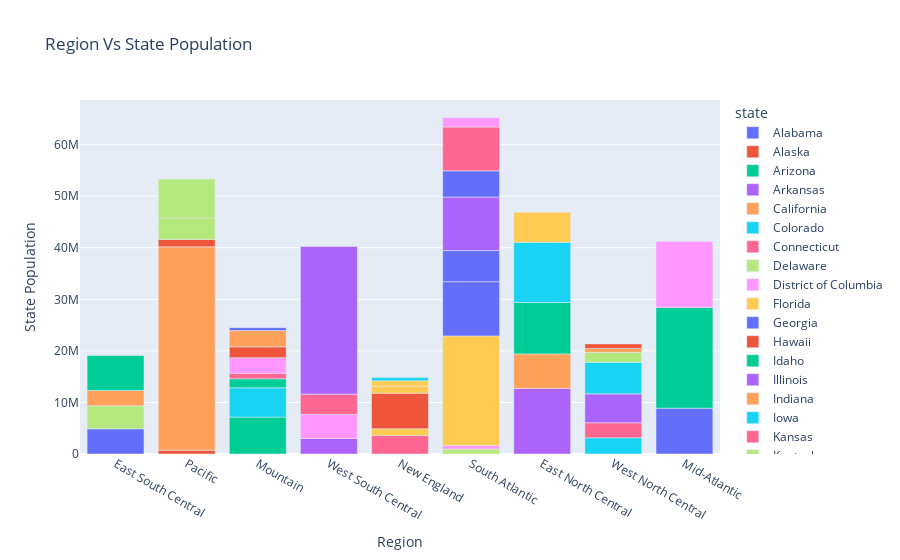

The code cell stored with this chart in its notebook:
### Code cell
fig = px.bar(homelessness, x='region', y='state_pop', color='state', title="Region Vs State Population")
fig.update_layout(xaxis_title = 'Region', yaxis_title = 'State Population')
fig.show()

### Figure 1 — Plotly figure (JSON) as saved in the notebook; plotly's stock layout.template omitted (floating-point values rounded to 4 significant figures)
{"data": [{"alignmentgroup": "True", "hovertemplate": "state=Alabama<br>region=%{x}<br>state_pop=%{y}<extra></extra>", "legendgroup": "Alabama", "marker": {"color": "#636efa", "pattern": {"shape": ""}}, "name": "Alabama", "offsetgroup": "Alabama", "orientation": "v", "showlegend": true, "textposition": "auto", "type": "bar", "x": ["East South Central"], "xaxis": "x", "y": [4887681], "yaxis": "y"}, {"alignmentgroup": "True", "hovertemplate": "state=Alaska<br>region=%{x}<br>state_pop=%{y}<extra></extra>", "legendgroup": "Alaska", "marker": {"color": "#EF553B", "pattern": {"shape": ""}}, "name": "Alaska", "offsetgroup": "Alaska", "orientation": "v", "showlegend": true, "textposition": "auto", "type": "bar", "x": ["Pacific"], "xaxis": "x", "y": [735139], "yaxis": "y"}, {"alignmentgroup": "True", "hovertemplate": "state=Arizona<br>region=%{x}<br>state_pop=%{y}<extra></extra>", "legendgroup": "Arizona", "marker": {"color": "#00cc96", "pattern": {"shape": ""}}, "name": "Arizona", "offsetgroup": "Arizona", "orientation": "v", "showlegend": true, "textposition": "auto", "type": "bar", "x": ["Mountain"], "xaxis": "x", "y": [7158024], "yaxis": "y"}, {"alignmentgroup": "True", "hovertemplate": "state=Arkansas<br>region=%{x}<br>state_pop=%{y}<extra></extra>", "legendgroup": "Arkansas", "marker": {"color": "#ab63fa", "pattern": {"shape": ""}}, "name": "Arkansas", "offsetgroup": "Arkansas", "orientation": "v", "showlegend": true, "textposition": "auto", "type": "bar", "x": ["West South Central"], "xaxis": "x", "y": [3009733], "yaxis": "y"}, {"alignmentgroup": "True", "hovertemplate": "state=California<br>region=%{x}<br>state_pop=%{y}<extra></extra>", "legendgroup": "California", "marker": {"color": "#FFA15A", "pattern": {"shape": ""}}, "name": "California", "offsetgroup": "California", "orientation": "v", "showlegend": true, "textposition": "auto", "type": "bar", "x": ["Pacific"], "xaxis": "x", "y": [39461588], "yaxis": "y"}, {"alignmentgroup": "True", "hovertemplate": "state=Colorado<br>region=%{x}<br>state_pop=%{y}<extra></extra>", "legendgroup": "Colorado", "marker": {"color": "#19d3f3", "pattern": {"shape": ""}}, "name": "Colorado", "offsetgroup": "Colorado", "orientation": "v", "showlegend": true, "textposition": "auto", "type": "bar", "x": ["Mountain"], "xaxis": "x", "y": [5691287], "yaxis": "y"}, {"alignmentgroup": "True", "hovertemplate": "state=Connecticut<br>region=%{x}<br>state_pop=%{y}<extra></extra>", "legendgroup": "Connecticut", "marker": {"color": "#FF6692", "pattern": {"shape": ""}}, "name": "Connecticut", "offsetgroup": "Connecticut", "orientation": "v", "showlegend": true, "textposition": "auto", "type": "bar", "x": ["New England"], "xaxis": "x", "y": [3571520], "yaxis": "y"}, {"alignmentgroup": "True", "hovertemplate": "state=Delaware<br>region=%{x}<br>state_pop=%{y}<extra></extra>", "legendgroup": "Delaware", "marker": {"color": "#B6E880", "pattern": {"shape": ""}}, "name": "Delaware", "offsetgroup": "Delaware", "orientation": "v", "showlegend": true, "textposition": "auto", "type": "bar", "x": ["South Atlantic"], "xaxis": "x", "y": [965479], "yaxis": "y"}, {"alignmentgroup": "True", "hovertemplate": "state=District of Columbia<br>region=%{x}<br>state_pop=%{y}<extra></extra>", "legendgroup": "District of Columbia", "marker": {"color": "#FF97FF", "pattern": {"shape": ""}}, "name": "District of Columbia", "offsetgroup": "District of Columbia", "orientation": "v", "showlegend": true, "textposition": "auto", "type": "bar", "x": ["South Atlantic"], "xaxis": "x", "y": [701547], "yaxis": "y"}, {"alignmentgroup": "True", "hovertemplate": "state=Florida<br>region=%{x}<br>state_pop=%{y}<extra></extra>", "legendgroup": "Florida", "marker": {"color": "#FECB52", "pattern": {"shape": ""}}, "name": "Florida", "offsetgroup": "Florida", "orientation": "v", "showlegend": true, "textposition": "auto", "type": "bar", "x": ["South Atlantic"], "xaxis": "x", "y": [21244317], "yaxis": "y"}, {"alignmentgroup": "True", "hovertemplate": "state=Georgia<br>region=%{x}<br>state_pop=%{y}<extra></extra>", "legendgroup": "Georgia", "marker": {"color": "#636efa", "pattern": {"shape": ""}}, "name": "Georgia", "offsetgroup": "Georgia", "orientation": "v", "showlegend": true, "textposition": "auto", "type": "bar", "x": ["South Atlantic"], "xaxis": "x", "y": [10511131], "yaxis": "y"}, {"alignmentgroup": "True", "hovertemplate": "state=Hawaii<br>region=%{x}<br>state_pop=%{y}<extra></extra>", "legendgroup": "Hawaii", "marker": {"color": "#EF553B", "pattern": {"shape": ""}}, "name": "Hawaii", "offsetgroup": "Hawaii", "orientation": "v", "showlegend": true, "textposition": "auto", "type": "bar", "x": ["Pacific"], "xaxis": "x", "y": [1420593], "yaxis": "y"}, {"alignmentgroup": "True", "hovertemplate": "state=Idaho<br>region=%{x}<br>state_pop=%{y}<extra></extra>", "legendgroup": "Idaho", "marker": {"color": "#00cc96", "pattern": {"shape": ""}}, "name": "Idaho", "offsetgroup": "Idaho", "orientation": "v", "showlegend": true, "textposition": "auto", "type": "bar", "x": ["Mountain"], "xaxis": "x", "y": [1750536], "yaxis": "y"}, {"alignmentgroup": "True", "hovertemplate": "state=Illinois<br>region=%{x}<br>state_pop=%{y}<extra></extra>", "legendgroup": "Illinois", "marker": {"color": "#ab63fa", "pattern": {"shape": ""}}, "name": "Illinois", "offsetgroup": "Illinois", "orientation": "v", "showlegend": true, "textposition": "auto", "type": "bar", "x": ["East North Central"], "xaxis": "x", "y": [12723071], "yaxis": "y"}, {"alignmentgroup": "True", "hovertemplate": "state=Indiana<br>region=%{x}<br>state_pop=%{y}<extra></extra>", "legendgroup": "Indiana", "marker": {"color": "#FFA15A", "pattern": {"shape": ""}}, "name": "Indiana", "offsetgroup": "Indiana", "orientation": "v", "showlegend": true, "textposition": "auto", "type": "bar", "x": ["East North Central"], "xaxis": "x", "y": [6695497], "yaxis": "y"}, {"alignmentgroup": "True", "hovertemplate": "state=Iowa<br>region=%{x}<br>state_pop=%{y}<extra></extra>", "legendgroup": "Iowa", "marker": {"color": "#19d3f3", "pattern": {"shape": ""}}, "name": "Iowa", "offsetgroup": "Iowa", "orientation": "v", "showlegend": true, "textposition": "auto", "type": "bar", "x": ["West North Central"], "xaxis": "x", "y": [3148618], "yaxis": "y"}, {"alignmentgroup": "True", "hovertemplate": "state=Kansas<br>region=%{x}<br>state_pop=%{y}<extra></extra>", "legendgroup": "Kansas", "marker": {"color": "#FF6692", "pattern": {"shape": ""}}, "name": "Kansas", "offsetgroup": "Kansas", "orientation": "v", "showlegend": true, "textposition": "auto", "type": "bar", "x": ["West North Central"], "xaxis": "x", "y": [2911359], "yaxis": "y"}, {"alignmentgroup": "True", "hovertemplate": "state=Kentucky<br>region=%{x}<br>state_pop=%{y}<extra></extra>", "legendgroup": "Kentucky", "marker": {"color": "#B6E880", "pattern": {"shape": ""}}, "name": "Kentucky", "offsetgroup": "Kentucky", "orientation": "v", "showlegend": true, "textposition": "auto", "type": "bar", "x": ["East South Central"], "xaxis": "x", "y": [4461153], "yaxis": "y"}, {"alignmentgroup": "True", "hovertemplate": "state=Louisiana<br>region=%{x}<br>state_pop=%{y}<extra></extra>", "legendgroup": "Louisiana", "marker": {"color": "#FF97FF", "pattern": {"shape": ""}}, "name": "Louisiana", "offsetgroup": "Louisiana", "orientation": "v", "showlegend": true, "textposition": "auto", "type": "bar", "x": ["West South Central"], "xaxis": "x", "y": [4659690], "yaxis": "y"}, {"alignmentgroup": "True", "hovertemplate": "state=Maine<br>region=%{x}<br>state_pop=%{y}<extra></extra>", "legendgroup": "Maine", "marker": {"color": "#FECB52", "pattern": {"shape": ""}}, "name": "Maine", "offsetgroup": "Maine", "orientation": "v", "showlegend": true, "textposition": "auto", "type": "bar", "x": ["New England"], "xaxis": "x", "y": [1339057], "yaxis": "y"}, {"alignmentgroup": "True", "hovertemplate": "state=Maryland<br>region=%{x}<br>state_pop=%{y}<extra></extra>", "legendgroup": "Maryland", "marker": {"color": "#636efa", "pattern": {"shape": ""}}, "name": "Maryland", "offsetgroup": "Maryland", "orientation": "v", "showlegend": true, "textposition": "auto", "type": "bar", "x": ["South Atlantic"], "xaxis": "x", "y": [6035802], "yaxis": "y"}, {"alignmentgroup": "True", "hovertemplate": "state=Massachusetts<br>region=%{x}<br>state_pop=%{y}<extra></extra>", "legendgroup": "Massachusetts", "marker": {"color": "#EF553B", "pattern": {"shape": ""}}, "name": "Massachusetts", "offsetgroup": "Massachusetts", "orientation": "v", "showlegend": true, "textposition": "auto", "type": "bar", "x": ["New England"], "xaxis": "x", "y": [6882635], "yaxis": "y"}, {"alignmentgroup": "True", "hovertemplate": "state=Michigan<br>region=%{x}<br>state_pop=%{y}<extra></extra>", "legendgroup": "Michigan", "marker": {"color": "#00cc96", "pattern": {"shape": ""}}, "name": "Michigan", "offsetgroup": "Michigan", "orientation": "v", "showlegend": true, "textposition": "auto", "type": "bar", "x": ["East North Central"], "xaxis": "x", "y": [9984072], "yaxis": "y"}, {"alignmentgroup": "True", "hovertemplate": "state=Minnesota<br>region=%{x}<br>state_pop=%{y}<extra></extra>", "legendgroup": "Minnesota", "marker": {"color": "#ab63fa", "pattern": {"shape": ""}}, "name": "Minnesota", "offsetgroup": "Minnesota", "orientation": "v", "showlegend": true, "textposition": "auto", "type": "bar", "x": ["West North Central"], "xaxis": "x", "y": [5606249], "yaxis": "y"}, {"alignmentgroup": "True", "hovertemplate": "state=Mississippi<br>region=%{x}<br>state_pop=%{y}<extra></extra>", "legendgroup": "Mississippi", "marker": {"color": "#FFA15A", "pattern": {"shape": ""}}, "name": "Mississippi", "offsetgroup": "Mississippi", "orientation": "v", "showlegend": true, "textposition": "auto", "type": "bar", "x": ["East South Central"], "xaxis": "x", "y": [2981020], "yaxis": "y"}, {"alignmentgroup": "True", "hovertemplate": "state=Missouri<br>region=%{x}<br>state_pop=%{y}<extra></extra>", "legendgroup": "Missouri", "marker": {"color": "#19d3f3", "pattern": {"shape": ""}}, "name": "Missouri", "offsetgroup": "Missouri", "orientation": "v", "showlegend": true, "textposition": "auto", "type": "bar", "x": ["West North Central"], "xaxis": "x", "y": [6121623], "yaxis": "y"}, {"alignmentgroup": "True", "hovertemplate": "state=Montana<br>region=%{x}<br>state_pop=%{y}<extra></extra>", "legendgroup": "Montana", "marker": {"color": "#FF6692", "pattern": {"shape": ""}}, "name": "Montana", "offsetgroup": "Montana", "orientation": "v", "showlegend": true, "textposition": "auto", "type": "bar", "x": ["Mountain"], "xaxis": "x", "y": [1060665], "yaxis": "y"}, {"alignmentgroup": "True", "hovertemplate": "state=Nebraska<br>region=%{x}<br>state_pop=%{y}<extra></extra>", "legendgroup": "Nebraska", "marker": {"color": "#B6E880", "pattern": {"shape": ""}}, "name": "Nebraska", "offsetgroup": "Nebraska", "orientation": "v", "showlegend": true, "textposition": "auto", "type": "bar", "x": ["West North Central"], "xaxis": "x", "y": [1925614], "yaxis": "y"}, {"alignmentgroup": "True", "hovertemplate": "state=Nevada<br>region=%{x}<br>state_pop=%{y}<extra></extra>", "legendgroup": "Nevada", "marker": {"color": "#FF97FF", "pattern": {"shape": ""}}, "name": "Nevada", "offsetgroup": "Nevada", "orientation": "v", "showlegend": true, "textposition": "auto", "type": "bar", "x": ["Mountain"], "xaxis": "x", "y": [3027341], "yaxis": "y"}, {"alignmentgroup": "True", "hovertemplate": "state=New Hampshire<br>region=%{x}<br>state_pop=%{y}<extra></extra>", "legendgroup": "New Hampshire", "marker": {"color": "#FECB52", "pattern": {"shape": ""}}, "name": "New Hampshire", "offsetgroup": "New Hampshire", "orientation": "v", "showlegend": true, "textposition": "auto", "type": "bar", "x": ["New England"], "xaxis": "x", "y": [1353465], "yaxis": "y"}, {"alignmentgroup": "True", "hovertemplate": "state=New Jersey<br>region=%{x}<br>state_pop=%{y}<extra></extra>", "legendgroup": "New Jersey", "marker": {"color": "#636efa", "pattern": {"shape": ""}}, "name": "New Jersey", "offsetgroup": "New Jersey", "orientation": "v", "showlegend": true, "textposition": "auto", "type": "bar", "x": ["Mid-Atlantic"], "xaxis": "x", "y": [8886025], "yaxis": "y"}, {"alignmentgroup": "True", "hovertemplate": "state=New Mexico<br>region=%{x}<br>state_pop=%{y}<extra></extra>", "legendgroup": "New Mexico", "marker": {"color": "#EF553B", "pattern": {"shape": ""}}, "name": "New Mexico", "offsetgroup": "New Mexico", "orientation": "v", "showlegend": true, "textposition": "auto", "type": "bar", "x": ["Mountain"], "xaxis": "x", "y": [2092741], "yaxis": "y"}, {"alignmentgroup": "True", "hovertemplate": "state=New York<br>region=%{x}<br>state_pop=%{y}<extra></extra>", "legendgroup": "New York", "marker": {"color": "#00cc96", "pattern": {"shape": ""}}, "name": "New York", "offsetgroup": "New York", "orientation": "v", "showlegend": true, "textposition": "auto", "type": "bar", "x": ["Mid-Atlantic"], "xaxis": "x", "y": [19530351], "yaxis": "y"}, {"alignmentgroup": "True", "hovertemplate": "state=North Carolina<br>region=%{x}<br>state_pop=%{y}<extra></extra>", "legendgroup": "North Carolina", "marker": {"color": "#ab63fa", "pattern": {"shape": ""}}, "name": "North Carolina", "offsetgroup": "North Carolina", "orientation": "v", "showlegend": true, "textposition": "auto", "type": "bar", "x": ["South Atlantic"], "xaxis": "x", "y": [10381615], "yaxis": "y"}, {"alignmentgroup": "True", "hovertemplate": "state=North Dakota<br>region=%{x}<br>state_pop=%{y}<extra></extra>", "legendgroup": "North Dakota", "marker": {"color": "#FFA15A", "pattern": {"shape": ""}}, "name": "North Dakota", "offsetgroup": "North Dakota", "orientation": "v", "showlegend": true, "textposition": "auto", "type": "bar", "x": ["West North Central"], "xaxis": "x", "y": [758080], "yaxis": "y"}, {"alignmentgroup": "True", "hovertemplate": "state=Ohio<br>region=%{x}<br>state_pop=%{y}<extra></extra>", "legendgroup": "Ohio", "marker": {"color": "#19d3f3", "pattern": {"shape": ""}}, "name": "Ohio", "offsetgroup": "Ohio", "orientation": "v", "showlegend": true, "textposition": "auto", "type": "bar", "x": ["East North Central"], "xaxis": "x", "y": [11676341], "yaxis": "y"}, {"alignmentgroup": "True", "hovertemplate": "state=Oklahoma<br>region=%{x}<br>state_pop=%{y}<extra></extra>", "legendgroup": "Oklahoma", "marker": {"color": "#FF6692", "pattern": {"shape": ""}}, "name": "Oklahoma", "offsetgroup": "Oklahoma", "orientation": "v", "showlegend": true, "textposition": "auto", "type": "bar", "x": ["West South Central"], "xaxis": "x", "y": [3940235], "yaxis": "y"}, {"alignmentgroup": "True", "hovertemplate": "state=Oregon<br>region=%{x}<br>state_pop=%{y}<extra></extra>", "legendgroup": "Oregon", "marker": {"color": "#B6E880", "pattern": {"shape": ""}}, "name": "Oregon", "offsetgroup": "Oregon", "orientation": "v", "showlegend": true, "textposition": "auto", "type": "bar", "x": ["Pacific"], "xaxis": "x", "y": [4181886], "yaxis": "y"}, {"alignmentgroup": "True", "hovertemplate": "state=Pennsylvania<br>region=%{x}<br>state_pop=%{y}<extra></extra>", "legendgroup": "Pennsylvania", "marker": {"color": "#FF97FF", "pattern": {"shape": ""}}, "name": "Pennsylvania", "offsetgroup": "Pennsylvania", "orientation": "v", "showlegend": true, "textposition": "auto", "type": "bar", "x": ["Mid-Atlantic"], "xaxis": "x", "y": [12800922], "yaxis": "y"}, {"alignmentgroup": "True", "hovertemplate": "state=Rhode Island<br>region=%{x}<br>state_pop=%{y}<extra></extra>", "legendgroup": "Rhode Island", "marker": {"color": "#FECB52", "pattern": {"shape": ""}}, "name": "Rhode Island", "offsetgroup": "Rhode Island", "orientation": "v", "showlegend": true, "textposition": "auto", "type": "bar", "x": ["New England"], "xaxis": "x", "y": [1058287], "yaxis": "y"}, {"alignmentgroup": "True", "hovertemplate": "state=South Carolina<br>region=%{x}<br>state_pop=%{y}<extra></extra>", "legendgroup": "South Carolina", "marker": {"color": "#636efa", "pattern": {"shape": ""}}, "name": "South Carolina", "offsetgroup": "South Carolina", "orientation": "v", "showlegend": true, "textposition": "auto", "type": "bar", "x": ["South Atlantic"], "xaxis": "x", "y": [5084156], "yaxis": "y"}, {"alignmentgroup": "True", "hovertemplate": "state=South Dakota<br>region=%{x}<br>state_pop=%{y}<extra></extra>", "legendgroup": "South Dakota", "marker": {"color": "#EF553B", "pattern": {"shape": ""}}, "name": "South Dakota", "offsetgroup": "South Dakota", "orientation": "v", "showlegend": true, "textposition": "auto", "type": "bar", "x": ["West North Central"], "xaxis": "x", "y": [878698], "yaxis": "y"}, {"alignmentgroup": "True", "hovertemplate": "state=Tennessee<br>region=%{x}<br>state_pop=%{y}<extra></extra>", "legendgroup": "Tennessee", "marker": {"color": "#00cc96", "pattern": {"shape": ""}}, "name": "Tennessee", "offsetgroup": "Tennessee", "orientation": "v", "showlegend": true, "textposition": "auto", "type": "bar", "x": ["East South Central"], "xaxis": "x", "y": [6771631], "yaxis": "y"}, {"alignmentgroup": "True", "hovertemplate": "state=Texas<br>region=%{x}<br>state_pop=%{y}<extra></extra>", "legendgroup": "Texas", "marker": {"color": "#ab63fa", "pattern": {"shape": ""}}, "name": "Texas", "offsetgroup": "Texas", "orientation": "v", "showlegend": true, "textposition": "auto", "type": "bar", "x": ["West South Central"], "xaxis": "x", "y": [28628666], "yaxis": "y"}, {"alignmentgroup": "True", "hovertemplate": "state=Utah<br>region=%{x}<br>state_pop=%{y}<extra></extra>", "legendgroup": "Utah", "marker": {"color": "#FFA15A", "pattern": {"shape": ""}}, "name": "Utah", "offsetgroup": "Utah", "orientation": "v", "showlegend": true, "textposition": "auto", "type": "bar", "x": ["Mountain"], "xaxis": "x", "y": [3153550], "yaxis": "y"}, {"alignmentgroup": "True", "hovertemplate": "state=Vermont<br>region=%{x}<br>state_pop=%{y}<extra></extra>", "legendgroup": "Vermont", "marker": {"color": "#19d3f3", "pattern": {"shape": ""}}, "name": "Vermont", "offsetgroup": "Vermont", "orientation": "v", "showlegend": true, "textposition": "auto", "type": "bar", "x": ["New England"], "xaxis": "x", "y": [624358], "yaxis": "y"}, {"alignmentgroup": "True", "hovertemplate": "state=Virginia<br>region=%{x}<br>state_pop=%{y}<extra></extra>", "legendgroup": "Virginia", "marker": {"color": "#FF6692", "pattern": {"shape": ""}}, "name": "Virginia", "offsetgroup": "Virginia", "orientation": "v", "showlegend": true, "textposition": "auto", "type": "bar", "x": ["South Atlantic"], "xaxis": "x", "y": [8501286], "yaxis": "y"}, {"alignmentgroup": "True", "hovertemplate": "state=Washington<br>region=%{x}<br>state_pop=%{y}<extra></extra>", "legendgroup": "Washington", "marker": {"color": "#B6E880", "pattern": {"shape": ""}}, "name": "Washington", "offsetgroup": "Washington", "orientation": "v", "showlegend": true, "textposition": "auto", "type": "bar", "x": ["Pacific"], "xaxis": "x", "y": [7523869], "yaxis": "y"}, {"alignmentgroup": "True", "hovertemplate": "state=West Virginia<br>region=%{x}<br>state_pop=%{y}<extra></extra>", "legendgroup": "West Virginia", "marker": {"color": "#FF97FF", "pattern": {"shape": ""}}, "name": "West Virginia", "offsetgroup": "West Virginia", "orientation": "v", "showlegend": true, "textposition": "auto", "type": "bar", "x": ["South Atlantic"], "xaxis": "x", "y": [1804291], "yaxis": "y"}, {"alignmentgroup": "True", "hovertemplate": "state=Wisconsin<br>region=%{x}<br>state_pop=%{y}<extra></extra>", "legendgroup": "Wisconsin", "marker": {"color": "#FECB52", "pattern": {"shape": ""}}, "name": "Wisconsin", "offsetgroup": "Wisconsin", "orientation": "v", "showlegend": true, "textposition": "auto", "type": "bar", "x": ["East North Central"], "xaxis": "x", "y": [5807406], "yaxis": "y"}, {"alignmentgroup": "True", "hovertemplate": "state=Wyoming<br>region=%{x}<br>state_pop=%{y}<extra></extra>", "legendgroup": "Wyoming", "marker": {"color": "#636efa", "pattern": {"shape": ""}}, "name": "Wyoming", "offsetgroup": "Wyoming", "orientation": "v", "showlegend": true, "textposition": "auto", "type": "bar", "x": ["Mountain"], "xaxis": "x", "y": [577601], "yaxis": "y"}], "layout": {"barmode": "relative", "legend": {"title": {"text": "state"}, "tracegroupgap": 0}, "title": {"text": "Region Vs State Population"}, "xaxis": {"anchor": "y", "domain": [0, 1], "title": {"text": "Region"}}, "yaxis": {"anchor": "x", "domain": [0, 1], "title": {"text": "State Population"}}}}
